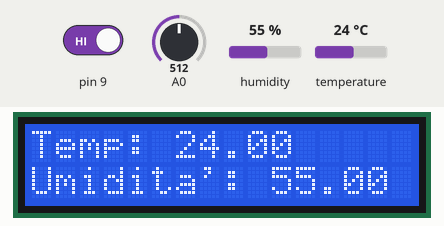
This sketch was run on a simulated Arduino Uno, built with avr-gcc and run on an emulated ATmega328P. Shown: 16×2 character LCD. The inputs (shaded band) are chosen by the test bench; at power-on: pin 9 HIGH, A0 = 512, humidity 55 %, temperature 24 °C.

Above: at 1.6 s.
1.7 s: pin 9 driven LOW
At 3.2 s:
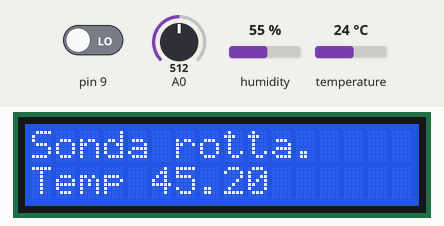
7.9 s: A0 set to 350
At 11.2 s:
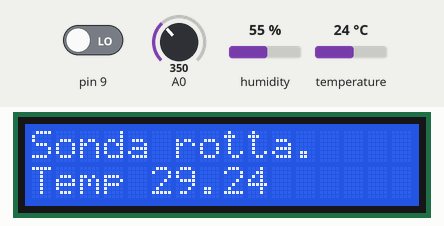
13.9 s: A0 set to 322
At 15.4 s:
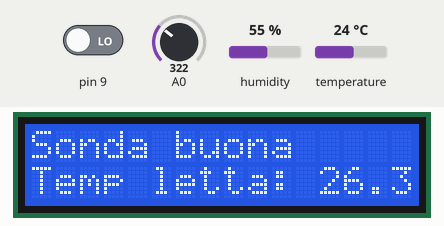
19.1 s: humidity set to 22 %
At 20.21 s:
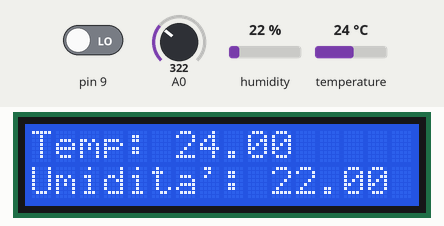
21.7 s: temperature set to 12 °C
At 23.4 s:
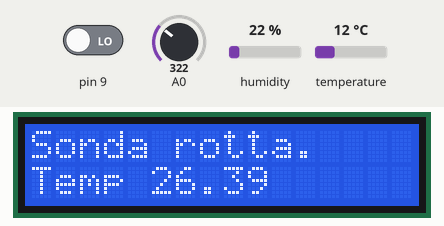
24.3 s: humidity set to 40 %
At 25.38 s:
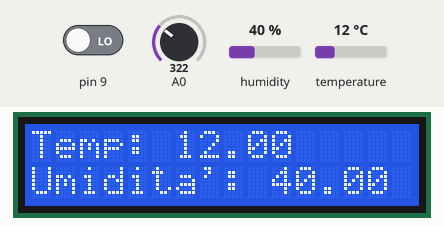
Timing chart, 0 to 27.3 s (numbered marks = the images above; inputs shaded):
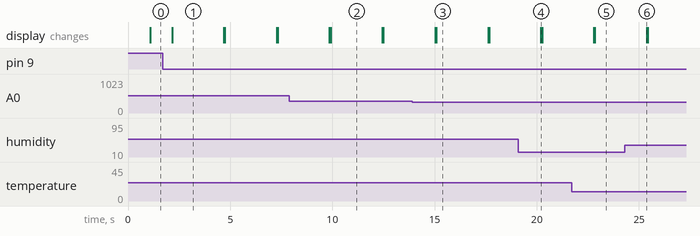

Measured:
- the behaviour switches between 338 and 337 on A0 (found by bisection; images 2 and 3)
- after the input at 1.7 s, the display: changes after 0.45 s (image 1)
- after the input at 7.9 s, the display: first differs from a run without the input after 2.0 s (image 2)
- after the input at 13.9 s, the display: first differs from a run without the input after 1.2 s (image 3)
- after the input at 19.1 s, the display: changes after 1.1 s (image 4)
- after the input at 21.7 s, the display: first changes after 1.1 s (image 5 shows a later state)
- after the input at 24.3 s, the display: changes after 1.1 s (image 6)

The sketch:

Tester_Sonde.ino
```cpp
#include <DHT.h>
#include <DHT_U.h>

#define DHTPIN 7
#define DHTTYPE DHT11
DHT dht(DHTPIN, DHTTYPE);

#include <LiquidCrystal.h>
const int rs = 12, en = 11, d4 = 5, d5 = 4, d6 = 3, d7 = 2;
LiquidCrystal lcd(rs, en, d4, d5, d6, d7);


int valore,B,R0,bottone;
double temp,tempdht,hum,diff;

void setup() {
  pinMode(A0,INPUT);
  pinMode(7,INPUT);
  pinMode(9, INPUT);
  Serial.begin(9600);
  lcd.begin(16,2);
}

void loop() {
  delay(1000);
  tempdht = dht.readTemperature();
  hum = dht.readHumidity();
  //valore = analogRead(A0);
  B = 3950;
  R0 = 23000; // 23K ohm ed è la resistenza a 25°C
  /*
  double V=(5/1023.00)*valore; //la tensione serve per la resistenza
  double R=((10000.00*5)/V)-10000.00; // la resistenza è quella della sonda dataci dal partitore
  double T=B/log(R/(R0*pow(M_E,(-B/298.15)))); // formula per il calcolo della temperatura
  temp = T-273,15;

  diff = temp-tempdht;
  */
  lcd.clear();
  lcd.setCursor(0,0);
  lcd.print("Temp: " + String(tempdht));
  lcd.setCursor(0,1);
  lcd.print("Umidita': " + String(hum));
  bottone = digitalRead(9);

  if(bottone == 0){
    delay(50);
    valore = analogRead(A0);

    double V=(5/1023.00)*valore; //la tensione serve per la resistenza
    double R=((10000.00*5)/V)-10000.00; // la resistenza è quella della sonda dataci dal partitore
    double T=B/log(R/(R0*pow(M_E,(-B/298.15)))); // formula per il calcolo della temperatura
    temp = T-273,15;
    diff = tempdht - temp;
    if(diff < 4 && diff > -4){ // LCD
      lcd.clear();
      lcd.setCursor(0,0);
      lcd.print("Sonda buona");
      lcd.setCursor(0,1);
      lcd.print("Temp letta: " + String(temp));
    }
    else{
      lcd.clear();
      lcd.setCursor(0,0);
      lcd.print("Sonda rotta.");
      lcd.setCursor(0,1);
      lcd.print("Temp " + String(temp));
    }
    delay(1500);
  }
}
```
